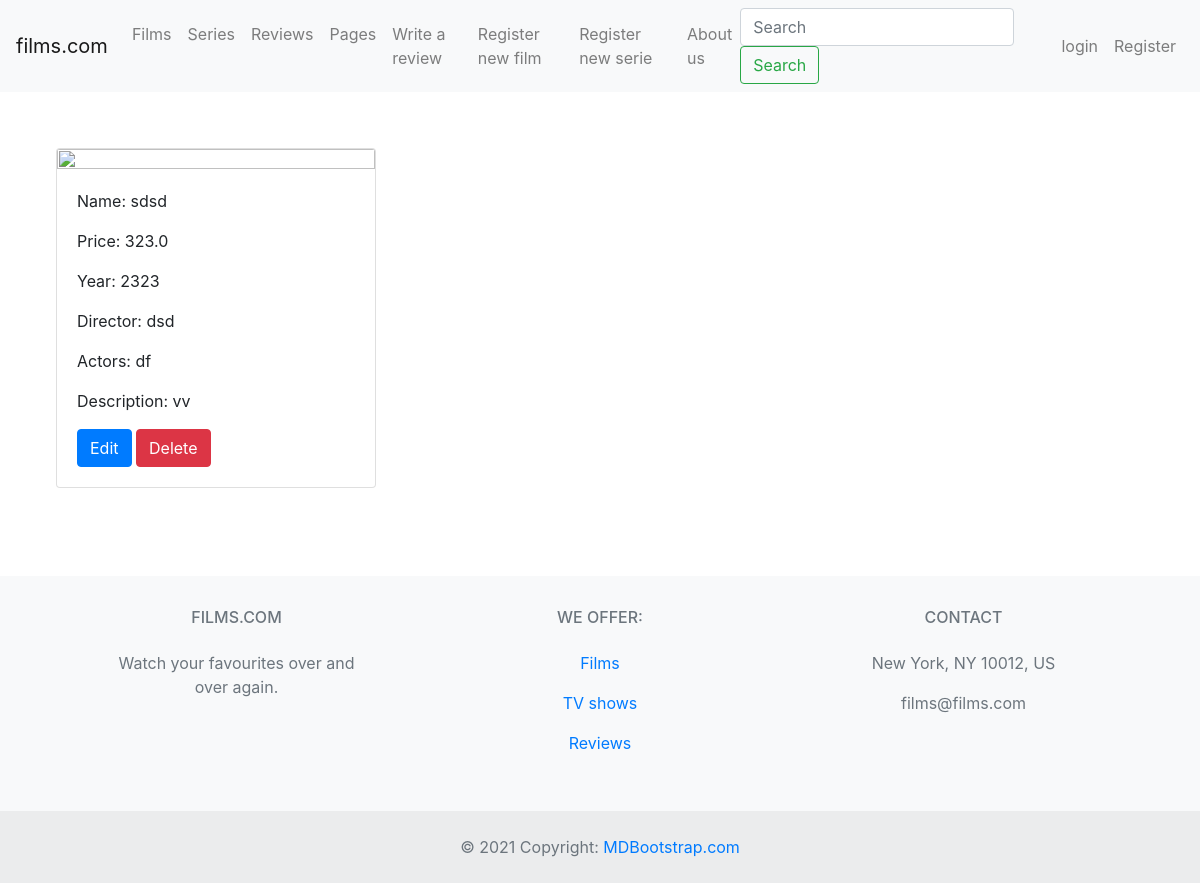
The page /detail-tv-show/2 on the database as committed earlier.
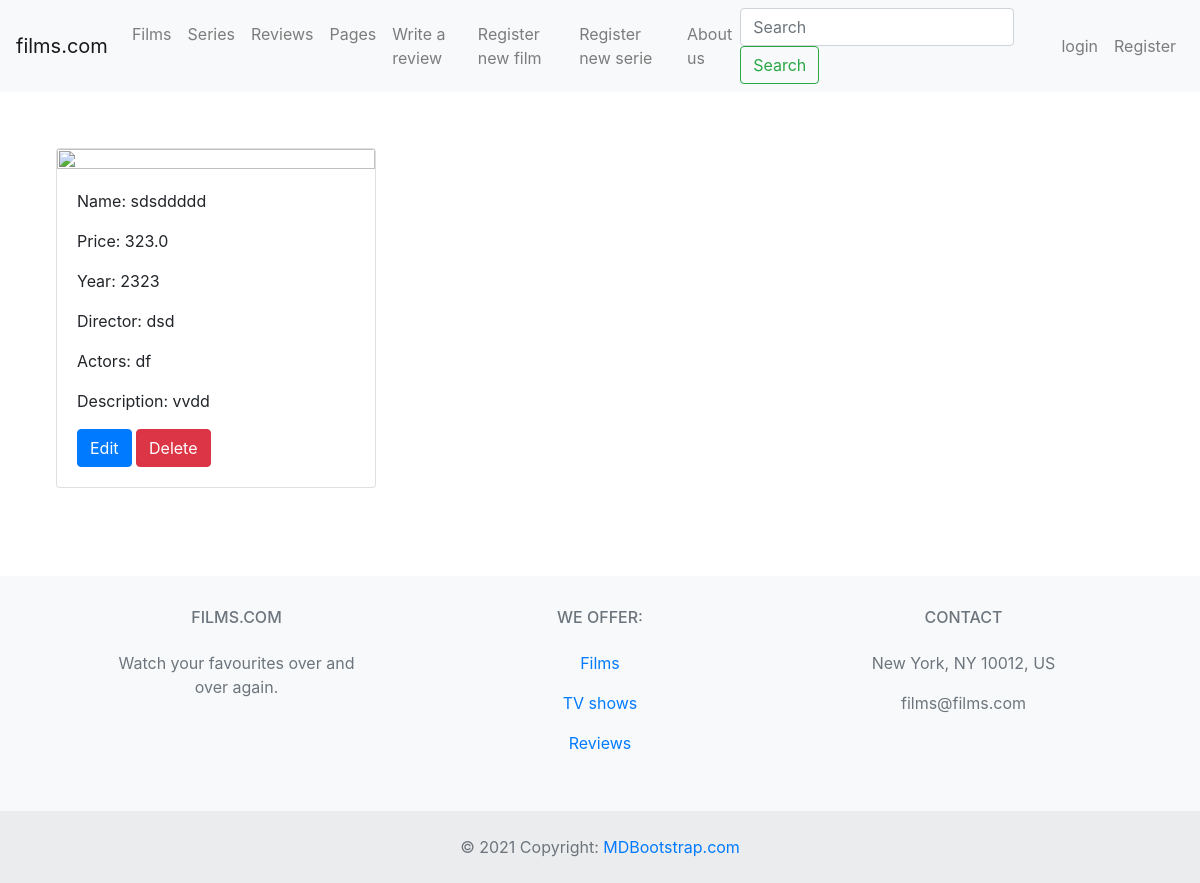
The same page on the database as committed later.
### tv_shows/models.py (models this page shows)
class Tv_shows(models.Model):
    image = models.ImageField(upload_to='posters/', null=True, blank=True)
    name = models.CharField(max_length=40)
    price = models.FloatField()
    year = models.IntegerField()
    director = models.CharField(max_length=40)
    actors = models.CharField(max_length=80)
    description = models.CharField(max_length=300)

### tv_shows/views.py (the view)
# urls.py: path('detail-tv-show/<int:pk>', Detail_tv_show.as_view(), name='Detail_tv_show'),
class Detail_tv_show(DetailView):
    model = Tv_shows
    template_name= 'detail_tv_show.html'

### templates/detail_tv_show.html (shortened to what this page needs)
<html>
<head>
    <link rel="stylesheet" href="https://cdn.jsdelivr.net/npm/bootstrap@4.0.0/dist/css/bootstrap.min.css"
>
</head>
<body>
    {% extends 'base.html' %}
    {% block contenido_que_cambia %}
<div class="row m-3 p-4">
    <div class="card m-3" style="width: 20rem;">
        <img class="card-img-top" src= 'https://img.freepik.com/free-vector/cinema-elements-set_74855-15362.jpg?w=826&t=st=1660076293~exp=1660076893~hmac=7fe185f051eb21b938fb81fc77565fe7eb928e7a6524a9bcf8151a006c1305a0'>
        <div class="card-body">
            <p class="card-text">Name: {{tv_shows.name}}</p>
            <p class="card-text">Price: {{tv_shows.price}}</p>
            <p class="card-text">Year: {{tv_shows.year}}</p>
            <p class="card-text">Director: {{tv_shows.director}}</p>
            <p class="card-text">Actors: {{tv_shows.actors}}</p>
            <p class="card-text">Description: {{tv_shows.description}}</p>
            <a href="/update-tv-show/{{object.id}}" class= "btn btn-primary" > Edit </a>
            <a href="/delete-tv-show/{{object.id}}" class= "btn btn-danger" > Delete </a>
        </div>
    </div>
</div>
    {% endblock %}

Rows that differ between the two databases and show on the page:
changed Tv_shows "dsd": name "sdsd" → "sdsddddd"; description "vv" → "vvdd"
